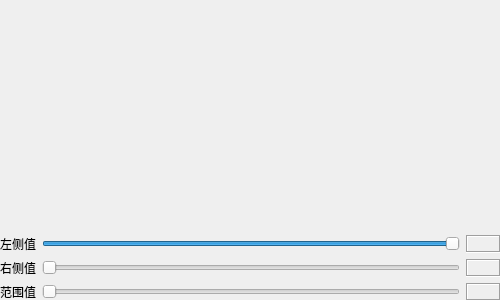
<?xml version="1.0" encoding="UTF-8"?>
<ui version="4.0">
 <class>frmSliderSelect</class>
 <widget class="QWidget" name="frmSliderSelect">
  <property name="geometry">
   <rect>
    <x>0</x>
    <y>0</y>
    <width>500</width>
    <height>300</height>
   </rect>
  </property>
  <property name="windowTitle">
   <string>Form</string>
  </property>
  <widget class="QWidget" name="widget" native="true">
   <property name="geometry">
    <rect>
     <x>0</x>
     <y>0</y>
     <width>501</width>
     <height>301</height>
    </rect>
   </property>
   <layout class="QVBoxLayout" name="verticalLayout">
    <item>
     <widget class="SliderSelect" name="sliderSelect1" native="true"/>
    </item>
    <item>
     <widget class="SliderSelect" name="sliderSelect2" native="true"/>
    </item>
    <item>
     <widget class="SliderSelect" name="sliderSelect3" native="true"/>
    </item>
    <item>
     <layout class="QGridLayout" name="gridLayout">
      <item row="0" column="0">
       <widget class="QLabel" name="labLeftValue">
        <property name="text">
         <string>左侧值</string>
        </property>
       </widget>
      </item>
      <item row="0" column="1">
       <widget class="QSlider" name="sliderLeftValue">
        <property name="minimum">
         <number>-100</number>
        </property>
        <property name="maximum">
         <number>0</number>
        </property>
        <property name="orientation">
         <enum>Qt::Horizontal</enum>
        </property>
       </widget>
      </item>
      <item row="0" column="2">
       <widget class="QLabel" name="labValueLeft">
        <property name="minimumSize">
         <size>
          <width>35</width>
          <height>0</height>
         </size>
        </property>
        <property name="frameShape">
         <enum>QFrame::Box</enum>
        </property>
        <property name="frameShadow">
         <enum>QFrame::Sunken</enum>
        </property>
        <property name="text">
         <string/>
        </property>
        <property name="alignment">
         <set>Qt::AlignCenter</set>
        </property>
       </widget>
      </item>
      <item row="1" column="0">
       <widget class="QLabel" name="labRightValue">
        <property name="text">
         <string>右侧值</string>
        </property>
       </widget>
      </item>
      <item row="1" column="1">
       <widget class="QSlider" name="sliderRightValue">
        <property name="maximum">
         <number>100</number>
        </property>
        <property name="orientation">
         <enum>Qt::Horizontal</enum>
        </property>
       </widget>
      </item>
      <item row="1" column="2">
       <widget class="QLabel" name="labValueRight">
        <property name="frameShape">
         <enum>QFrame::Box</enum>
        </property>
        <property name="frameShadow">
         <enum>QFrame::Sunken</enum>
        </property>
        <property name="text">
         <string/>
        </property>
        <property name="alignment">
         <set>Qt::AlignCenter</set>
        </property>
       </widget>
      </item>
      <item row="2" column="0">
       <widget class="QLabel" name="labRangeValue">
        <property name="text">
         <string>范围值</string>
        </property>
       </widget>
      </item>
      <item row="2" column="1">
       <widget class="QSlider" name="sliderRangeValue">
        <property name="maximum">
         <number>200</number>
        </property>
        <property name="orientation">
         <enum>Qt::Horizontal</enum>
        </property>
       </widget>
      </item>
      <item row="2" column="2">
       <widget class="QLabel" name="labValueRange">
        <property name="frameShape">
         <enum>QFrame::Box</enum>
        </property>
        <property name="frameShadow">
         <enum>QFrame::Sunken</enum>
        </property>
        <property name="text">
         <string/>
        </property>
        <property name="alignment">
         <set>Qt::AlignCenter</set>
        </property>
       </widget>
      </item>
     </layout>
    </item>
   </layout>
  </widget>
 </widget>
 <customwidgets>
  <customwidget>
   <class>SliderSelect</class>
   <extends>QWidget</extends>
   <header>sliderselect.h</header>
   <container>1</container>
  </customwidget>
 </customwidgets>
 <resources/>
 <connections/>
</ui>
